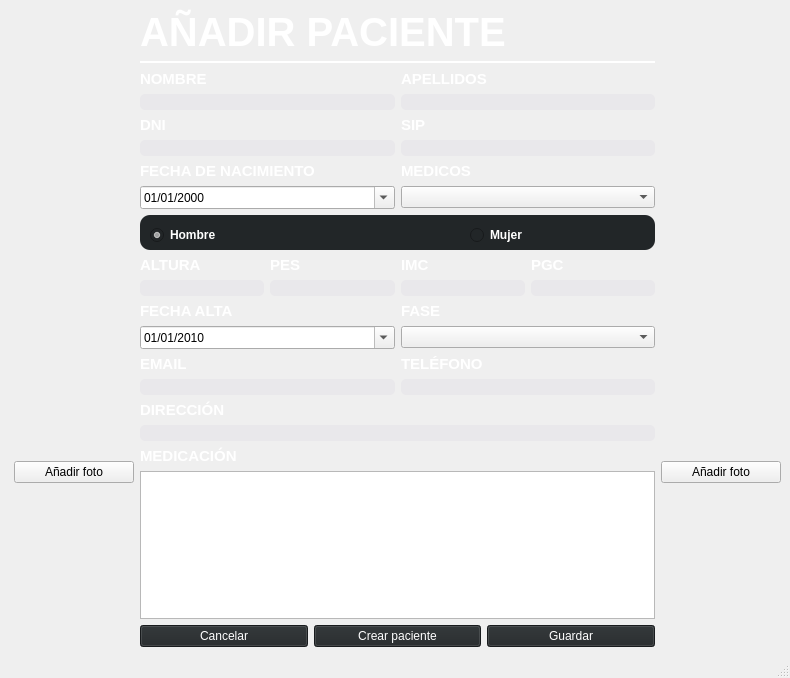
<?xml version="1.0" encoding="UTF-8"?>
<ui version="4.0">
 <class>MainWindow</class>
 <widget class="QMainWindow" name="MainWindow">
  <property name="geometry">
   <rect>
    <x>0</x>
    <y>0</y>
    <width>790</width>
    <height>678</height>
   </rect>
  </property>
  <property name="maximumSize">
   <size>
    <width>1000</width>
    <height>1100</height>
   </size>
  </property>
  <property name="windowTitle">
   <string>Crear paciente</string>
  </property>
  <property name="windowIcon">
   <iconset>
    <normaloff>../img/icon.png</normaloff>../img/icon.png</iconset>
  </property>
  <property name="styleSheet">
   <string notr="true"/>
  </property>
  <widget class="QWidget" name="centralwidget">
   <property name="styleSheet">
    <string notr="true"/>
   </property>
   <layout class="QGridLayout" name="layoutStretch">
    <item row="0" column="0">
     <layout class="QVBoxLayout" name="verticalLayout_13">
      <item>
       <layout class="QHBoxLayout" name="horizontalLayout_21">
        <item>
         <layout class="QHBoxLayout" name="horizontalLayout_19">
          <item>
           <layout class="QVBoxLayout" name="verticalLayout_61">
            <property name="sizeConstraint">
             <enum>QLayout::SetFixedSize</enum>
            </property>
            <property name="leftMargin">
             <number>5</number>
            </property>
            <item>
             <widget class="QLabel" name="fotoCara">
              <property name="minimumSize">
               <size>
                <width>120</width>
                <height>120</height>
               </size>
              </property>
              <property name="maximumSize">
               <size>
                <width>120</width>
                <height>120</height>
               </size>
              </property>
              <property name="text">
               <string/>
              </property>
              <property name="scaledContents">
               <bool>true</bool>
              </property>
             </widget>
            </item>
            <item>
             <widget class="QPushButton" name="fotoCaraButton">
              <property name="minimumSize">
               <size>
                <width>0</width>
                <height>0</height>
               </size>
              </property>
              <property name="text">
               <string>Añadir foto</string>
              </property>
             </widget>
            </item>
           </layout>
          </item>
          <item>
           <layout class="QVBoxLayout" name="verticalLayout_49">
            <item>
             <widget class="QLabel" name="titulo">
              <property name="font">
               <font>
                <pointsize>-1</pointsize>
                <weight>75</weight>
                <bold>true</bold>
               </font>
              </property>
              <property name="layoutDirection">
               <enum>Qt::LeftToRight</enum>
              </property>
              <property name="styleSheet">
               <string notr="true">color: white; font-weight: bold; font-size: 40px;</string>
              </property>
              <property name="text">
               <string>AÑADIR PACIENTE</string>
              </property>
              <property name="alignment">
               <set>Qt::AlignLeading|Qt::AlignLeft|Qt::AlignVCenter</set>
              </property>
             </widget>
            </item>
            <item>
             <widget class="Line" name="line_6">
              <property name="styleSheet">
               <string notr="true">color: white;</string>
              </property>
              <property name="frameShadow">
               <enum>QFrame::Plain</enum>
              </property>
              <property name="lineWidth">
               <number>2</number>
              </property>
              <property name="orientation">
               <enum>Qt::Horizontal</enum>
              </property>
             </widget>
            </item>
            <item>
             <layout class="QVBoxLayout" name="verticalLayout_52">
              <item>
               <layout class="QHBoxLayout" name="horizontalLayout_83">
                <item>
                 <widget class="QLabel" name="label_77">
                  <property name="styleSheet">
                   <string notr="true">color: white; font-weight: bold; font-size:15px;</string>
                  </property>
                  <property name="text">
                   <string>NOMBRE</string>
                  </property>
                 </widget>
                </item>
                <item>
                 <widget class="QLabel" name="label_78">
                  <property name="styleSheet">
                   <string notr="true">color: white; font-weight: bold; font-size:15px;</string>
                  </property>
                  <property name="text">
                   <string>APELLIDOS</string>
                  </property>
                 </widget>
                </item>
               </layout>
              </item>
              <item>
               <layout class="QHBoxLayout" name="horizontalLayout_84">
                <item>
                 <widget class="QLineEdit" name="nom">
                  <property name="styleSheet">
                   <string notr="true">background-color: #e9e8eb; color: black; border-radius: 5px;</string>
                  </property>
                  <property name="echoMode">
                   <enum>QLineEdit::Normal</enum>
                  </property>
                  <property name="cursorPosition">
                   <number>0</number>
                  </property>
                  <property name="placeholderText">
                   <string notr="true"/>
                  </property>
                 </widget>
                </item>
                <item>
                 <widget class="QLineEdit" name="cognom">
                  <property name="styleSheet">
                   <string notr="true">background-color: #e9e8eb; color: black; border-radius: 5px;</string>
                  </property>
                  <property name="echoMode">
                   <enum>QLineEdit::Normal</enum>
                  </property>
                  <property name="cursorPosition">
                   <number>0</number>
                  </property>
                  <property name="placeholderText">
                   <string notr="true"/>
                  </property>
                 </widget>
                </item>
               </layout>
              </item>
              <item>
               <layout class="QVBoxLayout" name="verticalLayout_53">
                <item>
                 <layout class="QHBoxLayout" name="horizontalLayout_85">
                  <item>
                   <widget class="QLabel" name="label_79">
                    <property name="styleSheet">
                     <string notr="true">color: white; font-weight: bold; font-size:15px;</string>
                    </property>
                    <property name="text">
                     <string>DNI</string>
                    </property>
                   </widget>
                  </item>
                  <item>
                   <widget class="QLabel" name="label_80">
                    <property name="styleSheet">
                     <string notr="true">color: white; font-weight: bold; font-size:15px;</string>
                    </property>
                    <property name="text">
                     <string>SIP</string>
                    </property>
                   </widget>
                  </item>
                 </layout>
                </item>
                <item>
                 <layout class="QHBoxLayout" name="horizontalLayout_86">
                  <item>
                   <widget class="QLineEdit" name="dni">
                    <property name="styleSheet">
                     <string notr="true">background-color: #e9e8eb; color: black; border-radius: 5px;</string>
                    </property>
                    <property name="inputMask">
                     <string/>
                    </property>
                    <property name="text">
                     <string/>
                    </property>
                    <property name="maxLength">
                     <number>9</number>
                    </property>
                    <property name="cursorPosition">
                     <number>0</number>
                    </property>
                    <property name="placeholderText">
                     <string notr="true"/>
                    </property>
                   </widget>
                  </item>
                  <item>
                   <widget class="QLineEdit" name="sip">
                    <property name="styleSheet">
                     <string notr="true">background-color: #e9e8eb; color: black; border-radius: 5px;</string>
                    </property>
                    <property name="inputMask">
                     <string/>
                    </property>
                    <property name="text">
                     <string/>
                    </property>
                    <property name="maxLength">
                     <number>8</number>
                    </property>
                    <property name="cursorPosition">
                     <number>0</number>
                    </property>
                    <property name="placeholderText">
                     <string notr="true"/>
                    </property>
                   </widget>
                  </item>
                 </layout>
                </item>
                <item>
                 <layout class="QVBoxLayout" name="verticalLayout_54">
                  <item>
                   <layout class="QHBoxLayout" name="horizontalLayout_87">
                    <item>
                     <widget class="QLabel" name="label_81">
                      <property name="styleSheet">
                       <string notr="true">color: white; font-weight: bold; font-size:15px;</string>
                      </property>
                      <property name="text">
                       <string>FECHA DE NACIMIENTO</string>
                      </property>
                     </widget>
                    </item>
                    <item>
                     <widget class="QLabel" name="label_82">
                      <property name="styleSheet">
                       <string notr="true">color: white; font-weight: bold; font-size:15px;</string>
                      </property>
                      <property name="text">
                       <string>MEDICOS</string>
                      </property>
                     </widget>
                    </item>
                   </layout>
                  </item>
                  <item>
                   <layout class="QHBoxLayout" name="horizontalLayout_88">
                    <item>
                     <widget class="QDateEdit" name="naiximent">
                      <property name="dateTime">
                       <datetime>
                        <hour>0</hour>
                        <minute>0</minute>
                        <second>0</second>
                        <year>2000</year>
                        <month>1</month>
                        <day>1</day>
                       </datetime>
                      </property>
                      <property name="displayFormat">
                       <string>dd/MM/yyyy</string>
                      </property>
                      <property name="calendarPopup">
                       <bool>true</bool>
                      </property>
                      <property name="date">
                       <date>
                        <year>2000</year>
                        <month>1</month>
                        <day>1</day>
                       </date>
                      </property>
                     </widget>
                    </item>
                    <item>
                     <widget class="QComboBox" name="medicos"/>
                    </item>
                   </layout>
                  </item>
                 </layout>
                </item>
               </layout>
              </item>
              <item>
               <layout class="QVBoxLayout" name="verticalLayout_55">
                <item>
                 <widget class="QGroupBox" name="radioButtons_6">
                  <property name="minimumSize">
                   <size>
                    <width>35</width>
                    <height>35</height>
                   </size>
                  </property>
                  <property name="styleSheet">
                   <string notr="true">border-radius: 10px; background-color: #222628;</string>
                  </property>
                  <property name="title">
                   <string/>
                  </property>
                  <widget class="QRadioButton" name="hombre">
                   <property name="geometry">
                    <rect>
                     <x>10</x>
                     <y>10</y>
                     <width>91</width>
                     <height>20</height>
                    </rect>
                   </property>
                   <property name="styleSheet">
                    <string notr="true">color: white; font-weight: bold;</string>
                   </property>
                   <property name="text">
                    <string>Hombre</string>
                   </property>
                   <property name="checked">
                    <bool>true</bool>
                   </property>
                  </widget>
                  <widget class="QRadioButton" name="mujer">
                   <property name="geometry">
                    <rect>
                     <x>330</x>
                     <y>10</y>
                     <width>81</width>
                     <height>20</height>
                    </rect>
                   </property>
                   <property name="styleSheet">
                    <string notr="true">color: white; font-weight: bold;</string>
                   </property>
                   <property name="text">
                    <string>Mujer</string>
                   </property>
                  </widget>
                 </widget>
                </item>
               </layout>
              </item>
             </layout>
            </item>
            <item>
             <layout class="QVBoxLayout" name="verticalLayout_51">
              <item>
               <layout class="QHBoxLayout" name="horizontalLayout_81">
                <item>
                 <widget class="QLabel" name="label_73">
                  <property name="styleSheet">
                   <string notr="true">color: white; font-weight: bold; font-size:15px;</string>
                  </property>
                  <property name="text">
                   <string>ALTURA</string>
                  </property>
                 </widget>
                </item>
                <item>
                 <widget class="QLabel" name="label_74">
                  <property name="styleSheet">
                   <string notr="true">color: white; font-weight: bold; font-size:15px;</string>
                  </property>
                  <property name="text">
                   <string>PES</string>
                  </property>
                 </widget>
                </item>
                <item>
                 <widget class="QLabel" name="label_75">
                  <property name="toolTip">
                   <string>Índice Masa Corporal</string>
                  </property>
                  <property name="whatsThis">
                   <string/>
                  </property>
                  <property name="styleSheet">
                   <string notr="true">color: white; font-weight: bold; font-size:15px;</string>
                  </property>
                  <property name="text">
                   <string>IMC</string>
                  </property>
                 </widget>
                </item>
                <item>
                 <widget class="QLabel" name="label_76">
                  <property name="toolTip">
                   <string>Porcentaje Grasa Corporal</string>
                  </property>
                  <property name="whatsThis">
                   <string/>
                  </property>
                  <property name="styleSheet">
                   <string notr="true">color: white; font-weight: bold; font-size:15px;</string>
                  </property>
                  <property name="text">
                   <string>PGC</string>
                  </property>
                 </widget>
                </item>
               </layout>
              </item>
              <item>
               <layout class="QHBoxLayout" name="horizontalLayout_82">
                <item>
                 <widget class="QLineEdit" name="altura">
                  <property name="styleSheet">
                   <string notr="true">background-color: #e9e8eb; color: black; border-radius: 5px;</string>
                  </property>
                  <property name="inputMask">
                   <string/>
                  </property>
                  <property name="text">
                   <string/>
                  </property>
                  <property name="maxLength">
                   <number>4</number>
                  </property>
                  <property name="cursorPosition">
                   <number>0</number>
                  </property>
                  <property name="placeholderText">
                   <string notr="true"/>
                  </property>
                 </widget>
                </item>
                <item>
                 <widget class="QLineEdit" name="pes">
                  <property name="styleSheet">
                   <string notr="true">background-color: #e9e8eb; color: black; border-radius: 5px;</string>
                  </property>
                  <property name="maxLength">
                   <number>4</number>
                  </property>
                  <property name="echoMode">
                   <enum>QLineEdit::Normal</enum>
                  </property>
                  <property name="cursorPosition">
                   <number>0</number>
                  </property>
                  <property name="placeholderText">
                   <string notr="true"/>
                  </property>
                 </widget>
                </item>
                <item>
                 <widget class="QLineEdit" name="imc">
                  <property name="styleSheet">
                   <string notr="true">background-color: #e9e8eb; color: black; border-radius: 5px;</string>
                  </property>
                  <property name="inputMask">
                   <string/>
                  </property>
                  <property name="text">
                   <string/>
                  </property>
                  <property name="maxLength">
                   <number>5</number>
                  </property>
                  <property name="cursorPosition">
                   <number>0</number>
                  </property>
                  <property name="readOnly">
                   <bool>false</bool>
                  </property>
                  <property name="placeholderText">
                   <string notr="true"/>
                  </property>
                 </widget>
                </item>
                <item>
                 <widget class="QLineEdit" name="grasa">
                  <property name="styleSheet">
                   <string notr="true">background-color: #e9e8eb; color: black; border-radius: 5px;</string>
                  </property>
                  <property name="inputMask">
                   <string/>
                  </property>
                  <property name="text">
                   <string/>
                  </property>
                  <property name="maxLength">
                   <number>6</number>
                  </property>
                  <property name="cursorPosition">
                   <number>0</number>
                  </property>
                  <property name="readOnly">
                   <bool>false</bool>
                  </property>
                  <property name="placeholderText">
                   <string notr="true"/>
                  </property>
                 </widget>
                </item>
               </layout>
              </item>
             </layout>
            </item>
            <item>
             <layout class="QVBoxLayout" name="verticalLayout_56">
              <item>
               <layout class="QHBoxLayout" name="horizontalLayout_89">
                <item>
                 <widget class="QLabel" name="label_83">
                  <property name="styleSheet">
                   <string notr="true">color: white; font-weight: bold; font-size:15px;</string>
                  </property>
                  <property name="text">
                   <string>FECHA ALTA</string>
                  </property>
                 </widget>
                </item>
                <item>
                 <widget class="QLabel" name="label_84">
                  <property name="styleSheet">
                   <string notr="true">color: white; font-weight: bold; font-size:15px;</string>
                  </property>
                  <property name="text">
                   <string>FASE</string>
                  </property>
                 </widget>
                </item>
               </layout>
              </item>
              <item>
               <layout class="QHBoxLayout" name="horizontalLayout_90">
                <item>
                 <widget class="QDateEdit" name="diagnostic">
                  <property name="dateTime">
                   <datetime>
                    <hour>0</hour>
                    <minute>0</minute>
                    <second>0</second>
                    <year>2010</year>
                    <month>1</month>
                    <day>1</day>
                   </datetime>
                  </property>
                  <property name="displayFormat">
                   <string>dd/MM/yyyy</string>
                  </property>
                  <property name="calendarPopup">
                   <bool>true</bool>
                  </property>
                  <property name="date">
                   <date>
                    <year>2010</year>
                    <month>1</month>
                    <day>1</day>
                   </date>
                  </property>
                 </widget>
                </item>
                <item>
                 <widget class="QComboBox" name="fase">
                  <property name="statusTip">
                   <string/>
                  </property>
                 </widget>
                </item>
               </layout>
              </item>
             </layout>
            </item>
            <item>
             <layout class="QVBoxLayout" name="verticalLayout_50">
              <item>
               <layout class="QHBoxLayout" name="horizontalLayout_79">
                <item>
                 <widget class="QLabel" name="label_71">
                  <property name="styleSheet">
                   <string notr="true">color: white; font-weight: bold; font-size:15px;</string>
                  </property>
                  <property name="text">
                   <string>EMAIL</string>
                  </property>
                 </widget>
                </item>
                <item>
                 <widget class="QLabel" name="label_72">
                  <property name="styleSheet">
                   <string notr="true">color: white; font-weight: bold; font-size:15px;</string>
                  </property>
                  <property name="text">
                   <string>TELÉFONO</string>
                  </property>
                 </widget>
                </item>
               </layout>
              </item>
              <item>
               <layout class="QHBoxLayout" name="horizontalLayout_80">
                <item>
                 <widget class="QLineEdit" name="mail">
                  <property name="styleSheet">
                   <string notr="true">background-color: #e9e8eb; color: black; border-radius: 5px;</string>
                  </property>
                  <property name="inputMask">
                   <string/>
                  </property>
                  <property name="text">
                   <string/>
                  </property>
                  <property name="maxLength">
                   <number>32767</number>
                  </property>
                  <property name="cursorPosition">
                   <number>0</number>
                  </property>
                  <property name="placeholderText">
                   <string notr="true"/>
                  </property>
                 </widget>
                </item>
                <item>
                 <widget class="QLineEdit" name="telefon">
                  <property name="styleSheet">
                   <string notr="true">background-color: #e9e8eb; color: black; border-radius: 5px;</string>
                  </property>
                  <property name="inputMask">
                   <string/>
                  </property>
                  <property name="text">
                   <string/>
                  </property>
                  <property name="maxLength">
                   <number>32767</number>
                  </property>
                  <property name="cursorPosition">
                   <number>0</number>
                  </property>
                  <property name="placeholderText">
                   <string notr="true"/>
                  </property>
                 </widget>
                </item>
               </layout>
              </item>
             </layout>
            </item>
            <item>
             <layout class="QVBoxLayout" name="verticalLayout_57">
              <item>
               <layout class="QHBoxLayout" name="horizontalLayout_91">
                <item>
                 <widget class="QLabel" name="label_85">
                  <property name="styleSheet">
                   <string notr="true">color: white; font-weight: bold; font-size:15px;</string>
                  </property>
                  <property name="text">
                   <string>DIRECCIÓN</string>
                  </property>
                 </widget>
                </item>
               </layout>
              </item>
              <item>
               <layout class="QHBoxLayout" name="horizontalLayout_92">
                <item>
                 <widget class="QLineEdit" name="direccio">
                  <property name="styleSheet">
                   <string notr="true">background-color: #e9e8eb; color: black; border-radius: 5px;</string>
                  </property>
                  <property name="inputMask">
                   <string/>
                  </property>
                  <property name="text">
                   <string/>
                  </property>
                  <property name="maxLength">
                   <number>32767</number>
                  </property>
                  <property name="cursorPosition">
                   <number>0</number>
                  </property>
                  <property name="placeholderText">
                   <string notr="true"/>
                  </property>
                 </widget>
                </item>
               </layout>
              </item>
              <item>
               <layout class="QVBoxLayout" name="verticalLayout_58">
                <item>
                 <layout class="QHBoxLayout" name="horizontalLayout_93">
                  <item>
                   <widget class="QLabel" name="label_86">
                    <property name="styleSheet">
                     <string notr="true">color: white; font-weight: bold; font-size:15px;</string>
                    </property>
                    <property name="text">
                     <string>MEDICACIÓN</string>
                    </property>
                   </widget>
                  </item>
                 </layout>
                </item>
                <item>
                 <layout class="QHBoxLayout" name="horizontalLayout_94">
                  <item>
                   <widget class="QTextEdit" name="medicacio"/>
                  </item>
                 </layout>
                </item>
               </layout>
              </item>
              <item>
               <layout class="QHBoxLayout" name="horizontalLayout_95">
                <item>
                 <widget class="QPushButton" name="cancelarButton">
                  <property name="styleSheet">
                   <string notr="true">background-color: #222628; color: white;</string>
                  </property>
                  <property name="text">
                   <string>Cancelar</string>
                  </property>
                 </widget>
                </item>
                <item>
                 <widget class="QPushButton" name="newPatientButton">
                  <property name="styleSheet">
                   <string notr="true">background-color: #222628; color: white;</string>
                  </property>
                  <property name="text">
                   <string>Crear paciente</string>
                  </property>
                 </widget>
                </item>
                <item>
                 <widget class="QPushButton" name="guardarButton">
                  <property name="styleSheet">
                   <string notr="true">background-color: #222628; color: white;</string>
                  </property>
                  <property name="text">
                   <string>Guardar</string>
                  </property>
                 </widget>
                </item>
               </layout>
              </item>
             </layout>
            </item>
           </layout>
          </item>
          <item>
           <layout class="QVBoxLayout" name="verticalLayout_60" stretch="0,0">
            <property name="spacing">
             <number>6</number>
            </property>
            <property name="sizeConstraint">
             <enum>QLayout::SetDefaultConstraint</enum>
            </property>
            <property name="leftMargin">
             <number>0</number>
            </property>
            <property name="topMargin">
             <number>0</number>
            </property>
            <property name="rightMargin">
             <number>0</number>
            </property>
            <property name="bottomMargin">
             <number>0</number>
            </property>
            <item>
             <widget class="QLabel" name="fotoCuerpo">
              <property name="minimumSize">
               <size>
                <width>120</width>
                <height>120</height>
               </size>
              </property>
              <property name="maximumSize">
               <size>
                <width>120</width>
                <height>120</height>
               </size>
              </property>
              <property name="text">
               <string/>
              </property>
              <property name="scaledContents">
               <bool>true</bool>
              </property>
             </widget>
            </item>
            <item>
             <widget class="QPushButton" name="fotoCuerpoButton">
              <property name="text">
               <string>Añadir foto</string>
              </property>
             </widget>
            </item>
           </layout>
          </item>
         </layout>
        </item>
       </layout>
      </item>
     </layout>
    </item>
   </layout>
  </widget>
  <widget class="QStatusBar" name="statusbar"/>
 </widget>
 <resources/>
 <connections/>
</ui>
